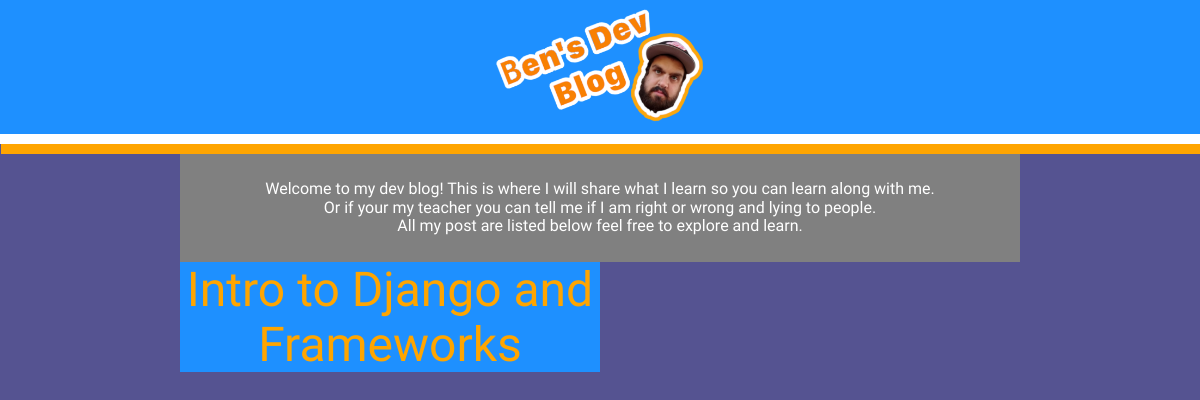
/home/, run on an earlier commit of the app's database.
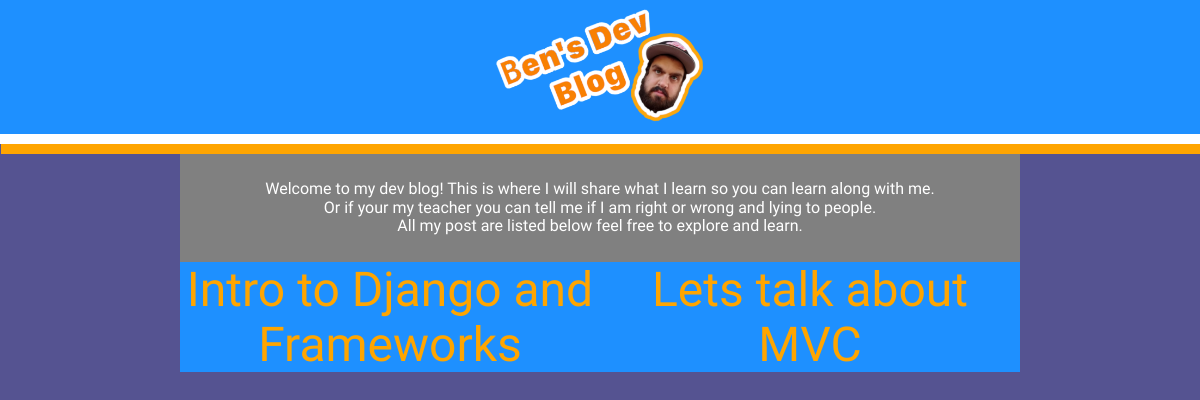
And on a later commit of the database.
### blog/models.py (models this page shows)
class Article(models.Model):
    title = models.CharField(max_length=255)
    body = models.TextField()
    draft = models.BooleanField()
    published_date = models.DateField()
    author = models.CharField(max_length=255)

### blog/views.py (the view)
# urls.py: path('home/', home_page, name='main_page'),
def home_page(request):
    context = {'articles': Article.objects.filter(draft = False).order_by('published_date').all()}
    response = render(request, 'index.html', context)
    return HttpResponse(response)

### blog/templates/index.html
{% extends 'base.html' %}
{% block content %}
<div class="main-content">
<div class="welcome">
<p class="opening-blurb">Welcome to my dev blog! This is where I will share what I learn so you can learn along with me.
<br>Or if your my teacher you can tell me if I am right or wrong and lying to people.<br>All my post are listed below feel free to explore and learn.</p>
</div>
      {% for article in articles%}
      <div class="article-links">
      <a href="{% url 'blog_opened' id=article.pk%}">{{ article.title }}</a>
      </div>
      {% endfor %}
</div>
{%endblock%}

What changed in the data, as far as the page shows it:
added Article: title "Lets talk about MVC"
